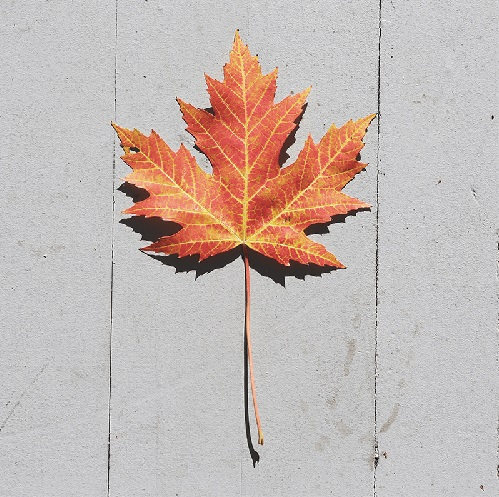
#> input picture cap05/folha.jpeg, 499 x 497 px
$ python ex06.py
#> lines starting #> are read from the running program, lines starting #| are printed output that depends on the picture
'''
    * Capítulo 05: Pré-processamento

        5.3  Transformações Geométricas
            > Operação de rotação
'''

# getRotationMatrix2D = Utilizada para obter a matriz de rotação; Parâmetro na função warpAffine;
# matriz = matriz de rotação

import cv2

imagemOriginal = cv2.imread("folha.jpeg", 0)
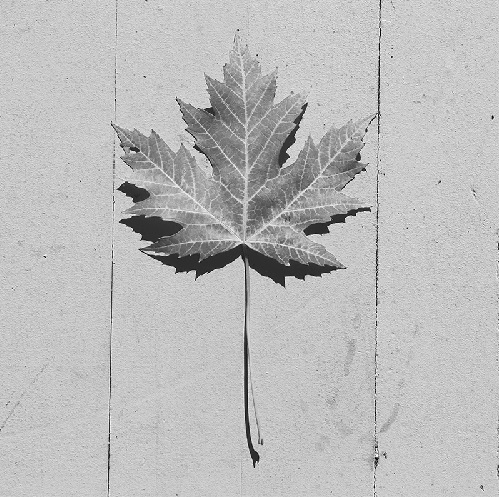
#> imagemOriginal: shape (497, 499); min 0, max 255, mean 187.8
totalLinhas, totalColunas = imagemOriginal.shape
#> totalLinhas = 497; totalColunas = 499

matriz = cv2.getRotationMatrix2D(
    (totalColunas / 2, totalLinhas / 2), 90, 1
)
#> matriz = [[6.12e-17, 1, 1], [-1, 6.12e-17, 498]]

imagemRotacionada = cv2.warpAffine(
    imagemOriginal,
    matriz,
    (totalColunas, totalLinhas)
)
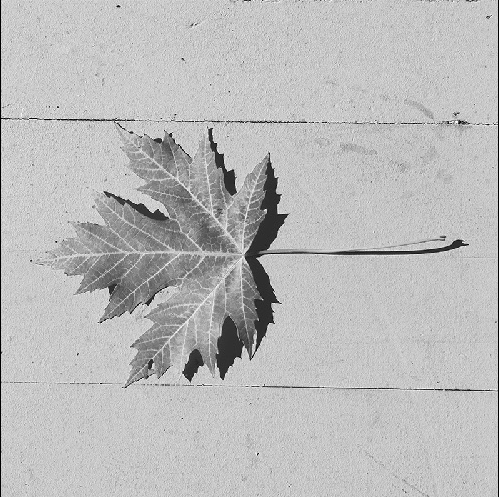
#> imagemRotacionada: shape (497, 499); min 0, max 255, mean 187

cv2.imshow("Resultado", imagemRotacionada)

cv2.waitKey(0)
cv2.destroyAllWindows()
